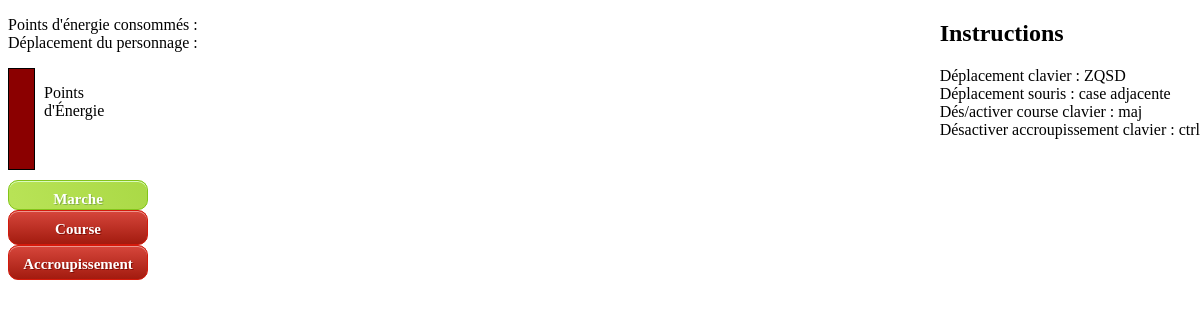
Before: /prototypes/index.php with the older database file.
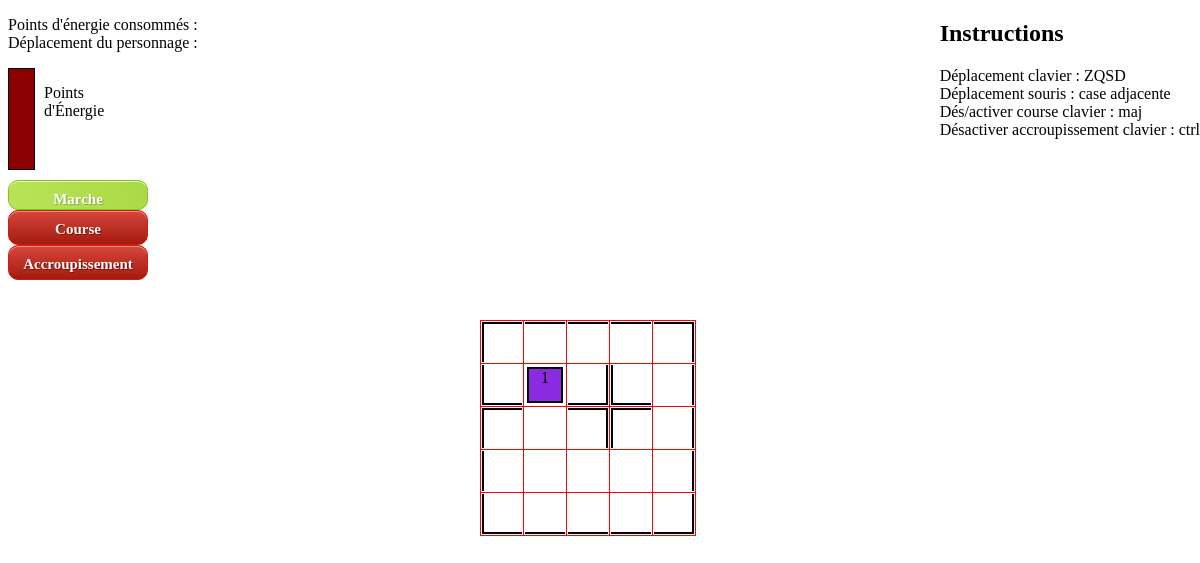
After: the same page with the newer database file.
### tables this page shows
CREATE TABLE IF NOT EXISTS `structure` (
  `id` int(11) NOT NULL AUTO_INCREMENT,
  `id_map` int(11) NOT NULL,
  `id_wall` int(11) NOT NULL,
  `w_posX` int(11) NOT NULL,
  `w_posY` int(11) NOT NULL,
  PRIMARY KEY (`id`)
);

CREATE TABLE IF NOT EXISTS `wall` (
  `id` int(11) NOT NULL AUTO_INCREMENT,
  `name` varchar(255) NOT NULL,
  `goRight` tinyint(1) NOT NULL,
  `goLeft` tinyint(1) NOT NULL,
  `goTop` tinyint(1) NOT NULL,
  `goBottom` tinyint(1) NOT NULL,
  `isObstructed` tinyint(1) NOT NULL,
  `sprite` varchar(255) NOT NULL,
  PRIMARY KEY (`id`)
);

### prototypes/prototypes.php (the view, shortened to what this page needs)
<?php
function prototypeDoor($bdd) {
    $rowmax = 5;
    for($row = 0; $row < $rowmax ; $row++) {
        echo '<tr>';
        $map1 = $bdd->query("SELECT * FROM structure WHERE id_map=5 AND w_posY=".$row." ORDER BY w_posX ASC");
        while ($map = $map1->fetch()) {
            $wall1 = $bdd->query("SELECT * FROM wall WHERE id=".$map["id_wall"]);
            $wall = $wall1->fetch();
            if($row == 1 && $map['w_posX'] == 1) {echo '<td col='.$map['w_posX'].' row='.$map['w_posY'].' class="perso"><div id="sol" data-goright="'.$wall['goRight'].'" data-goleft='.$wall['goLeft'].' data-gotop='.$wall['goTop'].' data-gobottom='.$wall['goBottom'].' class="'.$wall['sprite'].'" style="background-image: url(../img/'.$wall["sprite"].'.png); background-repeat: no-repeat;"><div id="perso">1</div></div></td>';}
            else {echo '<td col='.$map["w_posX"].' row='.$map["w_posY"].'><div id="sol" data-goright="'.$wall['goRight'].'" data-goleft='.$wall['goLeft'].' data-gotop='.$wall['goTop'].' data-gobottom='.$wall['goBottom'].' class="'.$wall['sprite'].'" style="background-image: url(../img/'.$wall['sprite'].'.png); background-repeat: no-repeat;"></div></td>';}
        }
        echo '</tr>';
    }
}
?>

### prototypes/header.php (shortened to what this page needs)
<!DOCTYPE html>
<html>
	<head>
		<link rel="stylesheet" href="style.css" />
	</head>
	<body>

### prototypes/index.php (shortened to what this page needs)
<?php
include('header.php');
include('connexionbdd.php');
include('prototypes.php');
?>
<p>
    Points d'énergie consommés : <span id="movePoint"></span><br />
    Déplacement du personnage : <span id="persoMouving"></span>
</p>
<aside id="asideGauge">
    <div id="gaugeMax" heightGaugeMax="100" style="height: 100px;">
        <div id="gauge" heightGauge="100" style="height: 100px;"></div>
    </div>
    <p id="sentence">Points d'Énergie</p>
</aside>
<aside id="asideMouvingButtons">
    <button class="mouvingButton" name="walk" activ="true">Marche</button><br />
    <button class="mouvingButton" name="run" activ="false">Course</button><br />
    <button class="mouvingButton" name="crounching" activ="false">Accroupissement</button>
</aside>
<aside id="instructions">
    <h1>Instructions</h1>
    <p>
        Déplacement clavier : ZQSD<br />
        Déplacement souris : case adjacente<br />
        Dés/activer course clavier : maj<br />
        Désactiver accroupissement clavier : ctrl
    </p>
</aside>
<div id="minimap">
    <table>
        <?php
        prototypeDoor($bdd);
        ?>
    </table>
</div>
</body>
</html>

### prototypes/style.css (style rules this page uses)
#minimap table { border-collapse:collapse; }
#minimap td { border: solid red 1px; width: 40px; height: 40px; }
#perso { position: relative; width: 32px; height: 32px; left: 5%; top: 5%; text-align: center; background-color: blueviolet; border: 2px solid black; }
#sol { width: 40px; height: 40px; }
.perso { left: 5px; }
#asideGauge { position: relative; }
#gauge { position: absolute; width: 25px; bottom: 0; right:0; background-color: darkred; }
#gaugeMax { position: relative; display: inline-block; vertical-align: bottom; width: 25px; border: 1px solid black; background-color: transparent; }
#asideGauge p { display: inline-block; vertical-align: top; margin-left: 5px; width: 75px; }
#asideMouvingButtons { position: relative; top: 10px; }
.mouvingButton[activ="true"] { -moz-box-shadow:inset 0 1px 0 0 #d9fbbe; -webkit-box-shadow:inset 0 1px 0 0 #d9fbbe; box-shadow:inset 0 1px 0 0 #d9fbbe; background:-webkit-gradient( linear, left top, left bottom, color-stop(0.05, #b8e356), color-stop(1, #aad946) ); background:linear-gradient( 70deg, #b8e356 5%, #aad946 100%); filter:progid:DXImageTransform.Microsoft.gradient(startColorstr='#b8e356', endColorstr='#aad946'); background-color:greenyellow; -webkit-border-radius:10px; -moz-border-radius:10px; border-radius:10px; text-indent:0; border:1px solid #83c41a; display:inline-block; color:#ffffff; font-family:Comic Sans MS; font-size:15px; font-weight:bold; font-style:normal; height:30px; line-height:35px; width:140px; text-decoration:none; text-align:center; text-shadow:1px 1px 0 #86ae47; }
.mouvingButton[activ="false"] { -moz-box-shadow:inset 0 1px 0 0 #ed968e; -webkit-box-shadow:inset 0 1px 0 0 #ed968e; box-shadow:inset 0 1px 0 0 #ed968e; background:-webkit-gradient( linear, left top, left bottom, color-stop(0.05, #d44439), color-stop(1, #a31b0f) ); background:-moz-linear-gradient( 70deg, #d44439 5%, #a31b0f 100% ); filter:progid:DXImageTransform.Microsoft.gradient(startColorstr='#d44439', endColorstr='#a31b0f'); background-color:#d44439; -webkit-border-radius:10px; -moz-border-radius:10px; border-radius:10px; text-indent:0; border:1px solid #d41a0c; display:inline-block; color:#ffffff; font-family:Comic Sans MS; font-size:15px; font-weight:bold; font-style:normal; height:35px; line-height:35px; width:140px; text-decoration:none; text-align:center; text-shadow:1px 1px 0 #810e05; }
#instructions { position: absolute; right: 0%; top: 0%; }

Changed rows visible on the page:
added structure: w_posX 0 (drawn), id_wall.sprite (picture)
added structure: w_posX 1 (drawn), id_wall.sprite (picture)
added structure: w_posX 2 (drawn), id_wall.sprite (picture)
added structure: w_posX 3 (drawn), id_wall.sprite (picture)
added structure: w_posX 4 (drawn), id_wall.sprite (picture)
added structure: w_posX 0 (drawn), id_wall.sprite (picture)
added structure: w_posX 1 (drawn)
added structure: w_posX 2 (drawn), id_wall.sprite (picture)
added structure: w_posX 3 (drawn), id_wall.sprite (picture)
added structure: w_posX 4 (drawn), id_wall.sprite (picture)
added structure: w_posX 0 (drawn), id_wall.sprite (picture)
added structure: w_posX 1 (drawn)
added structure: w_posX 2 (drawn), id_wall.sprite (picture)
added structure: w_posX 3 (drawn), id_wall.sprite (picture)
added structure: w_posX 4 (drawn), id_wall.sprite (picture)
added structure: w_posX 0 (drawn), id_wall.sprite (picture)
added structure: w_posX 1 (drawn), id_wall.sprite (placeholder picture)
added structure: w_posX 2 (drawn), id_wall.sprite (placeholder picture)
added structure: w_posX 3 (drawn), id_wall.sprite (placeholder picture)
added structure: w_posX 4 (drawn), id_wall.sprite (picture)
added structure: w_posX 0 (drawn), id_wall.sprite (picture)
added structure: w_posX 1 (drawn)
added structure: w_posX 2 (drawn)
added structure: w_posX 3 (drawn)
added structure: w_posX 4 (drawn), id_wall.sprite (picture)
